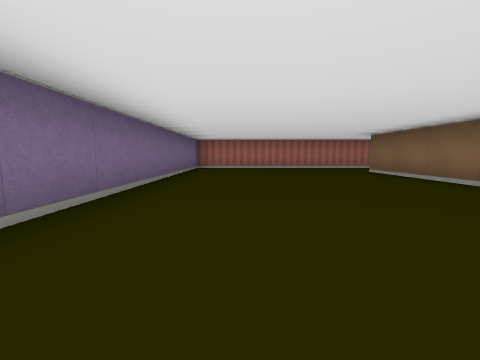
[1] (above)

16 first-person views from a walk through a cub3D ray-caster map. The camera is about half as high as the walls, tilts 6° down and sees 90° across. The floor is counted in squares. Each view is taken from the middle of a square. On the plan, view 1 faces up. The plan holds only what a view shows up to about 9 squares ahead; the rest is blank. The place goes on beyond the plan.

[2]
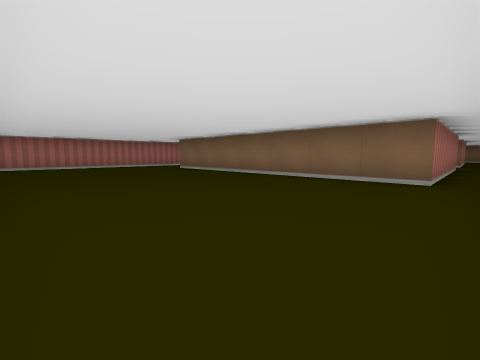

[3]
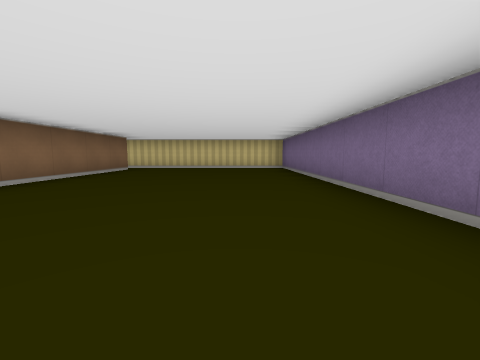

[4]
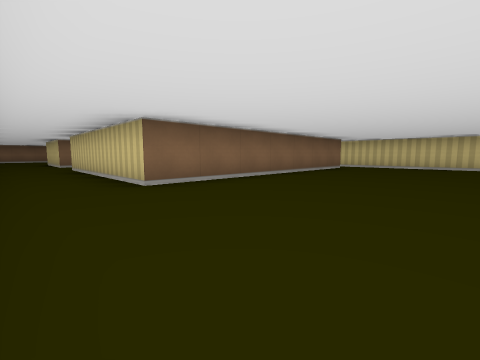

[5]
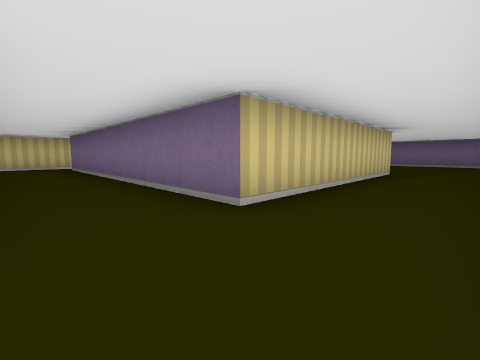

[6]
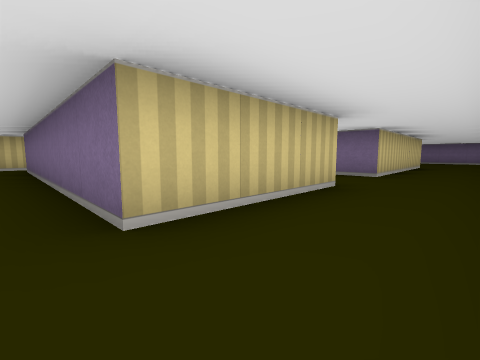

[7]
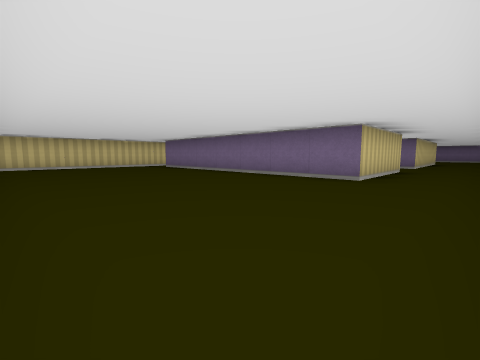

[8]
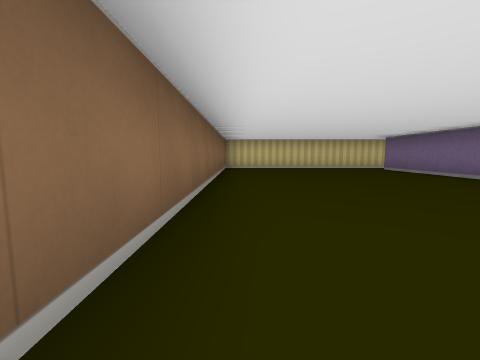

[9]
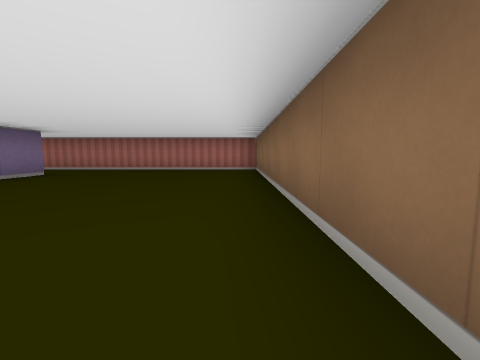

[10]
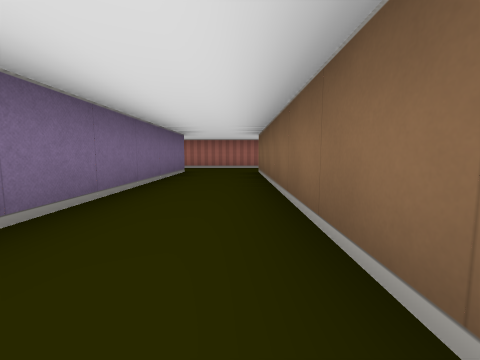

[11]
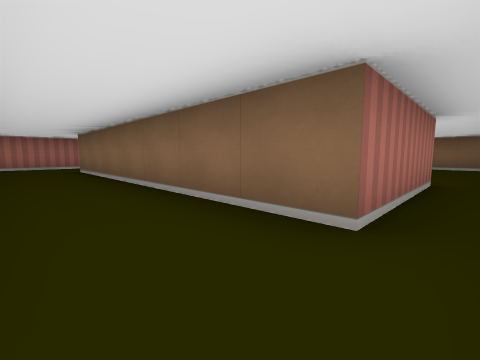

[12]
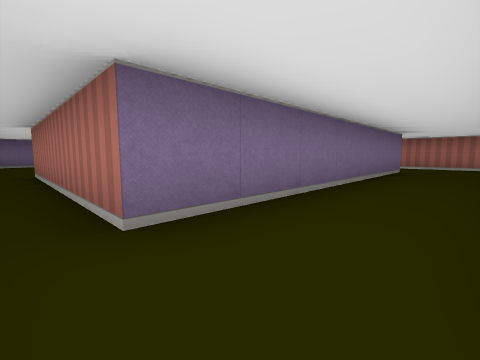

[13]
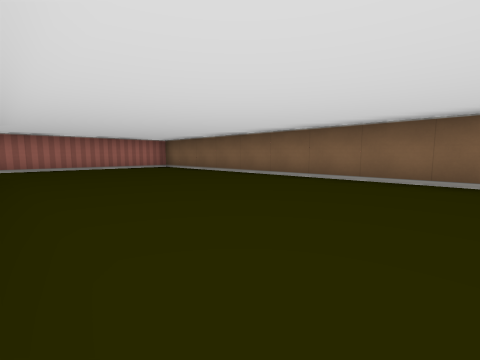

[14]
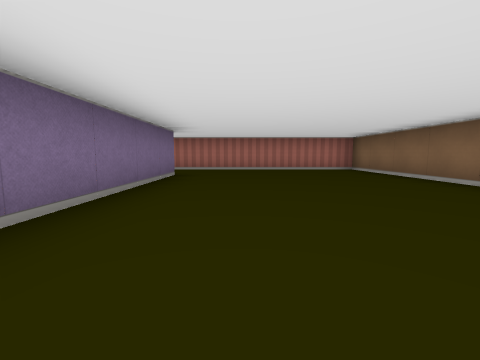

[15]
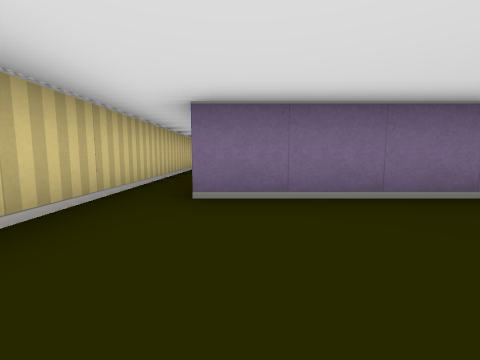

[16]
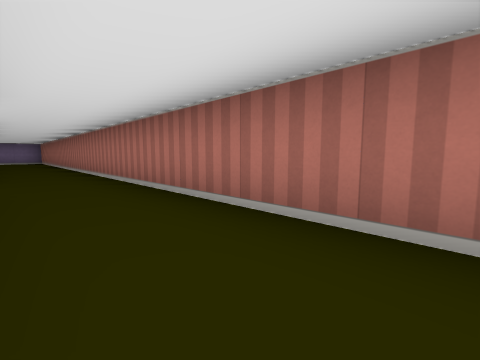

### Floor plan
Points are (right, up) in squares from view 1. A wall is a line through its corners. A room is listed if a view was taken in it or the views show most of it. See-through windows are left out.
Room 1 (views 1, 2, 3, 4)
walls: (3.5, -0.5) (3.5, 6.5); (3.5, 8.5) (-1.5, 8.5) (-1.5, -1.5) (4, -1.5)
ways out: opening at (4, -1) to room 2; opening at (4, 7.5) to room 2
Room 2 (views 5, 6, 7, 8, 9, 10, 11, 12, 13, 14, 15, 16)
walls: (13.5, 6.5) (13.5, -0.5) (10.5, -0.5) (10.5, 6.5) (13.5, 6.5); (8.2, -1.5) (18.5, -1.5) (18.5, 8.5) (3.5, 8.5); (3.5, 6.5) (8.5, 6.5) (8.5, -0.5) (3.5, -0.5)
ways out: opening at (4, -1) to room 1; opening at (4, 7.5) to room 1

Positions as (right, up) in squares from view 1, and headings:
1: (0, 0), facing up
2: (-1, -1), facing up-right
3: (0, 7), facing down
4: (0, 8), facing down-right
5: (10, 8), facing down-left
6: (14, 8), facing down-left
7: (18, 8), facing down-left
8: (18, 7), facing down
9: (18, 1), facing up
10: (10, 0), facing up
11: (9, -1), facing up-right
12: (10, -1), facing up-left
13: (14, 0), facing up-right
14: (15, 1), facing up
15: (16, 0), facing left
16: (14, 7), facing up-left
